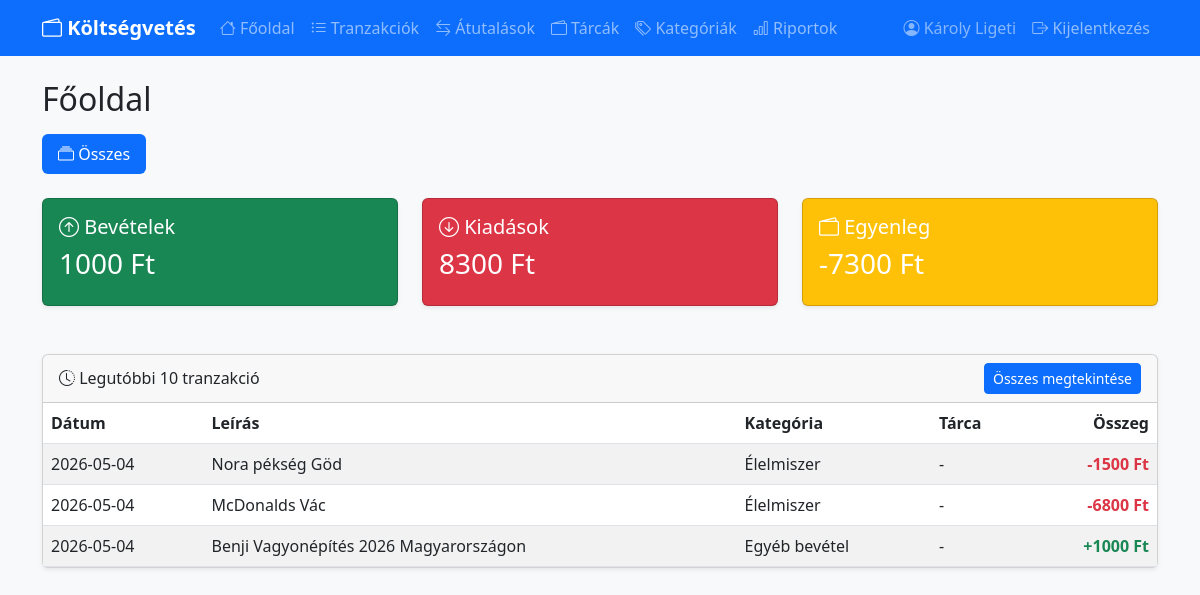
Page / (signed in) on the earlier database version.
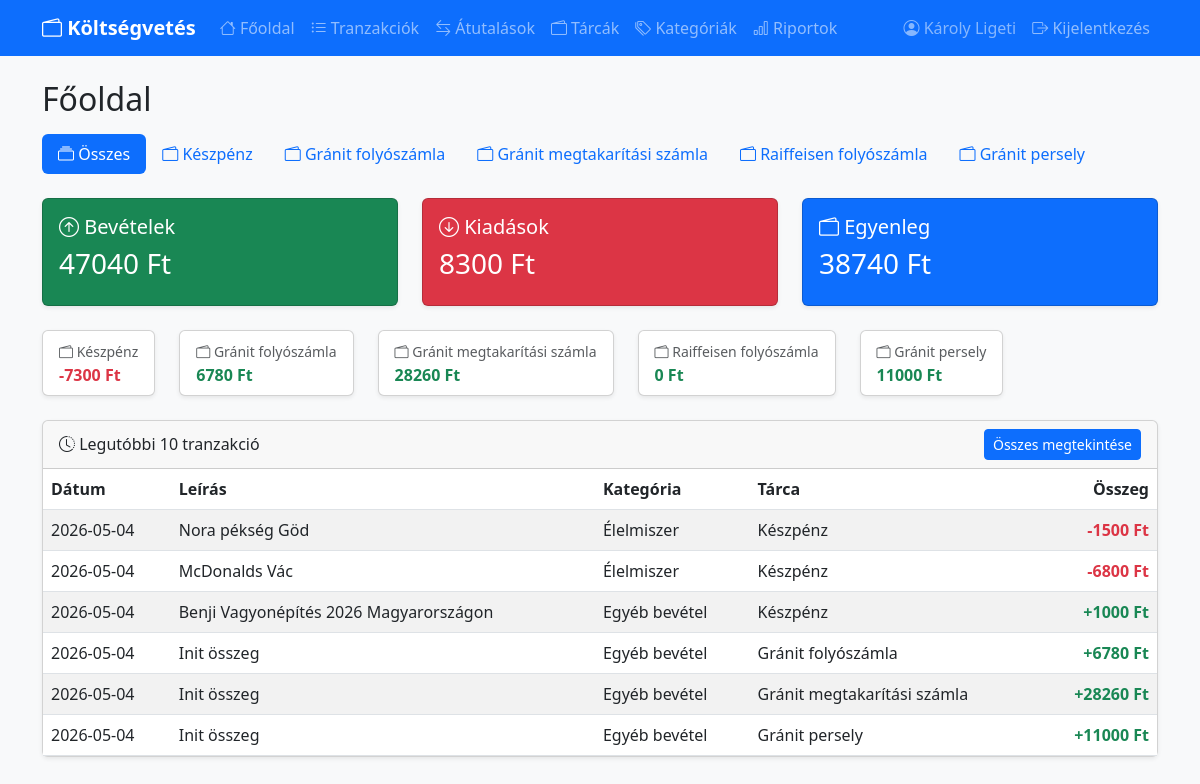
Same page on the later database version.
### tables this page shows
CREATE TABLE users (
            id INTEGER PRIMARY KEY AUTOINCREMENT,
            google_id TEXT UNIQUE NOT NULL,
            name TEXT,
            email TEXT
        );

CREATE TABLE transactions (
            id INTEGER PRIMARY KEY AUTOINCREMENT,
            amount REAL NOT NULL,
            description TEXT,
            category_id INTEGER,
            type TEXT NOT NULL CHECK(type IN ('income', 'expense')),
            date TEXT NOT NULL, wallet_id INTEGER REFERENCES wallets(id),
            FOREIGN KEY (category_id) REFERENCES categories(id)
        );

CREATE TABLE categories (
            id INTEGER PRIMARY KEY AUTOINCREMENT,
            name TEXT NOT NULL,
            type TEXT NOT NULL CHECK(type IN ('income', 'expense'))
        );

CREATE TABLE wallets (
        id INTEGER PRIMARY KEY AUTOINCREMENT,
        name TEXT NOT NULL,
        description TEXT);

### main.py (the view, shortened to what this page needs)
@app.route('/')
@login_required
def index():
    conn = get_db()
    wallets = conn.execute("SELECT * FROM wallets ORDER BY id").fetchall()
    active = get_active_wallet(wallets)
    if active == 'all':
        income = conn.execute("SELECT COALESCE(SUM(amount), 0) FROM transactions WHERE type='income'").fetchone()[0]
        expense = conn.execute("SELECT COALESCE(SUM(amount), 0) FROM transactions WHERE type='expense'").fetchone()[0]
        balance = income - expense
        recent = conn.execute('''
            SELECT t.*, c.name as category_name, w.name as wallet_name
            FROM transactions t
            LEFT JOIN categories c ON t.category_id = c.id
            LEFT JOIN wallets w ON t.wallet_id = w.id
            ORDER BY t.date DESC LIMIT 10''').fetchall()
    wallet_balances = [
        {'id': w['id'], 'name': w['name'], 'balance': wallet_balance(conn, w['id'])}
        for w in wallets
    ]
    conn.close()
    return render_template('index.html',
        balance=balance, income=income, expense=expense,
        transactions=recent, wallets=wallets, active_wallet=active,
        wallet_balances=wallet_balances)

### main.py (called while the page is built, shortened)
@login_manager.user_loader
def load_user(user_id):
    conn = get_db()
    row = conn.execute("SELECT * FROM users WHERE id=?", (user_id,)).fetchone()
    conn.close()
    if row:
        return User(row["id"], row["name"], row["email"])
    return None

def get_db():
    conn = sqlite3.connect(DATABASE)
    conn.row_factory = sqlite3.Row
    return conn

def get_active_wallet(wallets):
    w = request.args.get('wallet', 'all')
    if w == 'all':
        return 'all'

def wallet_balance(conn, wallet_id):
    income = conn.execute(
        "SELECT COALESCE(SUM(amount), 0) FROM transactions WHERE type='income' AND wallet_id=?",
        (wallet_id,)).fetchone()[0]
    expense = conn.execute(
        "SELECT COALESCE(SUM(amount), 0) FROM transactions WHERE type='expense' AND wallet_id=?",
        (wallet_id,)).fetchone()[0]
    t_in = conn.execute(
        "SELECT COALESCE(SUM(amount), 0) FROM transfers WHERE to_wallet_id=?",
        (wallet_id,)).fetchone()[0]
    t_out = conn.execute(
        "SELECT COALESCE(SUM(amount), 0) FROM transfers WHERE from_wallet_id=?",
        (wallet_id,)).fetchone()[0]
    return income - expense + t_in - t_out

### templates/index.html
{% extends 'base.html' %}
{% block content %}
<h2 class="mb-3">Főoldal</h2>
<ul class="nav nav-pills mb-4">
    <li class="nav-item">
        <a class="nav-link {% if active_wallet == 'all' %}active{% endif %}" href="?wallet=all">
            <i class="bi bi-collection"></i> Összes
        </a>
    </li>
    {% for w in wallets %}
    <li class="nav-item">
        <a class="nav-link {% if active_wallet == w.id %}active{% endif %}" href="?wallet={{ w.id }}">
            <i class="bi bi-wallet2"></i> {{ w.name }}
        </a>
    </li>
    {% endfor %}
</ul>
<div class="row mb-4">
    <div class="col-md-4">
        <div class="card text-white bg-success shadow-sm">
            <div class="card-body">
                <h5 class="card-title"><i class="bi bi-arrow-up-circle"></i> Bevételek</h5>
                <h3>{{ "%.0f"|format(income) }} Ft</h3>
            </div>
        </div>
    </div>
    <div class="col-md-4">
        <div class="card text-white bg-danger shadow-sm">
            <div class="card-body">
                <h5 class="card-title"><i class="bi bi-arrow-down-circle"></i> Kiadások</h5>
                <h3>{{ "%.0f"|format(expense) }} Ft</h3>
            </div>
        </div>
    </div>
    <div class="col-md-4">
        <div class="card text-white {{ 'bg-primary' if balance >= 0 else 'bg-warning' }} shadow-sm">
            <div class="card-body">
                <h5 class="card-title"><i class="bi bi-wallet2"></i> Egyenleg</h5>
                <h3>{{ "%.0f"|format(balance) }} Ft</h3>
            </div>
        </div>
    </div>
</div>
{% if active_wallet == 'all' %}
<div class="row mb-4">
    {% for wb in wallet_balances %}
    <div class="col-md-auto">
        <div class="card shadow-sm">
            <div class="card-body py-2 px-3">
                <small class="text-muted"><i class="bi bi-wallet2"></i> {{ wb.name }}</small>
                <div class="fw-bold {{ 'text-success' if wb.balance >= 0 else 'text-danger' }}">
                    {{ "%.0f"|format(wb.balance) }} Ft
                </div>
            </div>
        </div>
    </div>
    {% endfor %}
</div>
{% endif %}
<div class="card shadow-sm">
    <div class="card-header d-flex justify-content-between align-items-center">
        <span><i class="bi bi-clock-history"></i> Legutóbbi 10 tranzakció</span>
        <a href="/transactions{% if active_wallet != 'all' %}?wallet={{ active_wallet }}{% endif %}" class="btn btn-sm btn-primary">Összes megtekintése</a>
    </div>
    <div class="card-body p-0">
        <table class="table table-striped mb-0">
            <thead>
                <tr>
                    <th>Dátum</th>
                    <th>Leírás</th>
                    <th>Kategória</th>
                    {% if active_wallet == 'all' %}<th>Tárca</th>{% endif %}
                    <th class="text-end">Összeg</th>
                </tr>
            </thead>
            <tbody>
                {% for t in transactions %}
                <tr>
                    <td>{{ t.date }}</td>
                    <td>{{ t.description or '-' }}</td>
                    <td>{{ t.category_name or '-' }}</td>
                    {% if active_wallet == 'all' %}<td>{{ t.wallet_name or '-' }}</td>{% endif %}
                    <td class="text-end fw-bold {{ 'text-success' if t.type == 'income' else 'text-danger' }}">
                        {{ '+' if t.type == 'income' else '-' }}{{ "%.0f"|format(t.amount) }} Ft
                    </td>
                </tr>
                {% else %}
                <tr><td colspan="5" class="text-center text-muted py-3">Még nincsenek tranzakciók</td></tr>
                {% endfor %}
            </tbody>
        </table>
    </div>
</div>
{% endblock %}

### templates/base.html (shortened to what this page needs)
<!DOCTYPE html>
<html lang="hu">
<head>
    <link href="https://cdn.jsdelivr.net/npm/bootstrap@5.3.0/dist/css/bootstrap.min.css" rel="stylesheet">
    <link href="https://cdn.jsdelivr.net/npm/bootstrap-icons@1.10.0/font/bootstrap-icons.css" rel="stylesheet">
</head>
<body class="bg-light">
    <nav class="navbar navbar-expand-lg navbar-dark bg-primary">
        <div class="container">
            <a class="navbar-brand fw-bold" href="/"><i class="bi bi-wallet2"></i> Költségvetés</a>
            <div class="collapse navbar-collapse" id="navmenu">
                <div class="navbar-nav me-auto">
                    {% if current_user.is_authenticated %}
                    <a class="nav-link" href="/"><i class="bi bi-house"></i> Főoldal</a>
                    <a class="nav-link" href="/transactions"><i class="bi bi-list-ul"></i> Tranzakciók</a>
                    <a class="nav-link" href="/transfers"><i class="bi bi-arrow-left-right"></i> Átutalások</a>
                    <a class="nav-link" href="/wallets"><i class="bi bi-wallet2"></i> Tárcák</a>
                    <a class="nav-link" href="/categories"><i class="bi bi-tags"></i> Kategóriák</a>
                    <a class="nav-link" href="/reports"><i class="bi bi-bar-chart"></i> Riportok</a>
                    {% endif %}
                </div>
                <div class="navbar-nav ms-auto">
                    {% if current_user.is_authenticated %}
                    <span class="nav-link text-white-50"><i class="bi bi-person-circle"></i> {{ current_user.name }}</span>
                    <a class="nav-link" href="/logout"><i class="bi bi-box-arrow-right"></i> Kijelentkezés</a>
                    {% endif %}
                </div>
            </div>
        </div>
    </nav>
    <div class="container mt-4">
        {% block content %}{% endblock %}
    </div>
</body>
</html>

Differences in the rows shown:
added wallets: name "Készpénz", balance "-7300"
added wallets: name "Gránit folyószámla", balance "6780"
added wallets: name "Gránit megtakarítási számla", balance "28260"
added wallets: name "Raiffeisen folyószámla", balance "0"
added wallets: name "Gránit persely", balance "11000"
changed transactions "Nora pékség Göd": name "-" → "Készpénz"
changed transactions "McDonalds Vác": name "-" → "Készpénz"
changed transactions "Benji Vagyonépítés 2026 Magyarországon": name "-" → "Készpénz"
added transactions: date "2026-05-04", description "Init összeg", name "Egyéb bevétel", name "Gránit folyószámla", type "+", amount "6780"
added transactions: date "2026-05-04", description "Init összeg", name "Egyéb bevétel", name "Gránit megtakarítási számla", type "+", amount "28260"
added transactions: date "2026-05-04", description "Init összeg", name "Egyéb bevétel", name "Gránit persely", type "+", amount "11000"
Other differences:
{{ "%.0f"|format(income) }}: "1000" → "47040"
{{ "%.0f"|format(balance) }}: "-7300" → "38740"
